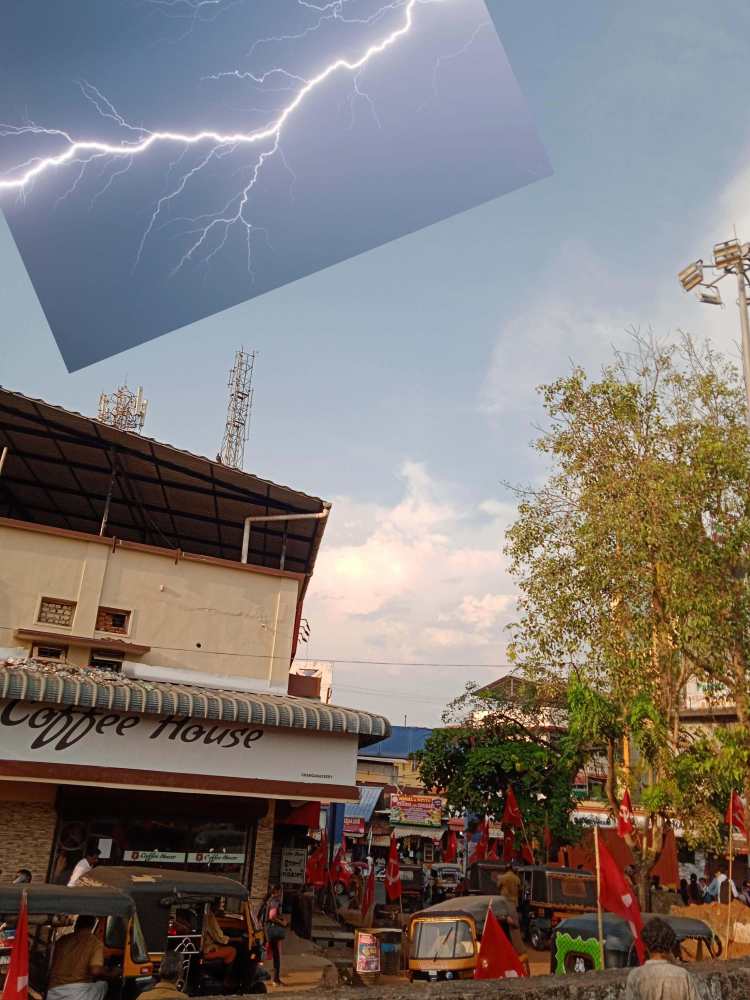
#> input picture image_with_metadata.jpeg, 3000 x 4000 px (shown at 1/4 size)
$ python -i helper.py   (imports and definitions only)
#> lines starting #> are read from the running program, lines starting #| are printed output that depends on the picture
import os
import cv2
from PIL import Image, ImageChops, ImageEnhance
import numpy as np

def convert_to_ela_image(path, quality):
#> called with path = 'image_with_metadata.jpeg', quality = 90
    temp_filename = 'temp_file_name.jpg'
    ela_filename = 'temp_ela.png'
    image = Image.open(path).convert('RGB')
#> image is the input picture: PIL image 3000x4000 RGB; mean R, G, B 127.5, 120.3, 117
    image.save(temp_filename, 'JPEG', quality = quality)
    temp_image = Image.open(temp_filename)

    ela_image = ImageChops.difference(image, temp_image)

    extrema = ela_image.getextrema()
#> extrema = ((0, 8), (0, 6), (0, 9))
    max_diff = sum([ex[1] for ex in extrema])/3
#> max_diff = 7.67
    if max_diff == 0:
        max_diff = 1

    scale = 255.0 / max_diff
#> scale = 33.26
    ela_image = ImageEnhance.Brightness(ela_image).enhance(scale)
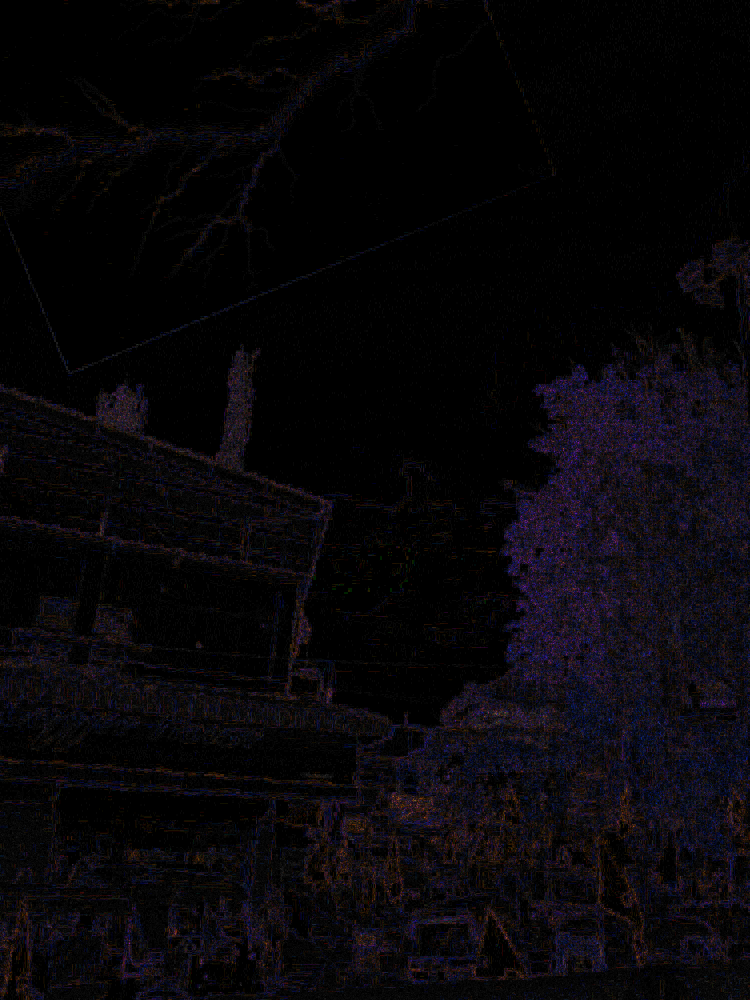
#> ela_image: PIL image 3000x4000 RGB (shown at 1/4 size); mean R, G, B 7.9, 6.2, 9.2

    return ela_image

def prepare_image_for_ela(image_path):
    ela_img = convert_to_ela_image(image_path, 90)
    img = np.array(ela_img.resize((128,128))).flatten() / 255.0
    img = img.reshape(128,128,3)
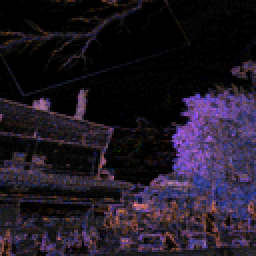
#> img: shape (128, 128, 3) float64 (shown 2 times larger); mean of channels 0, 1, 2 0.0311, 0.0241, 0.0361; drawn with min black and max white
    return np.expand_dims(img, axis=0),ela_img

def prerpare_img_for_weather(image_path):
    img = np.array(Image.open(image_path).convert('RGB').resize((128,128)))/255.0
    img = img.reshape(128,128,3)
    return np.expand_dims(img, axis=0)

>>> result = prepare_image_for_ela('image_with_metadata.jpeg')

$ run again, on Tp_D_CNN_M_N_ani00052_ani00054_11130.jpg
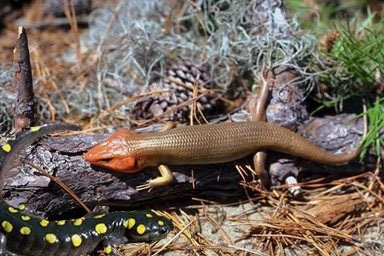
#> input picture Tp_D_CNN_M_N_ani00052_ani00054_11130.jpg, 384 x 256 px
#> in convert_to_ela_image, image is the input picture: PIL image 384x256 RGB; mean R, G, B 114.4, 101.7, 90.8
#> extrema = ((0, 22), (0, 13), (0, 31))
#> max_diff = 22
#> scale = 11.59
#> in convert_to_ela_image, `ela_image = ImageEnhance.Brightness(ela_image).enhance(scale)`:
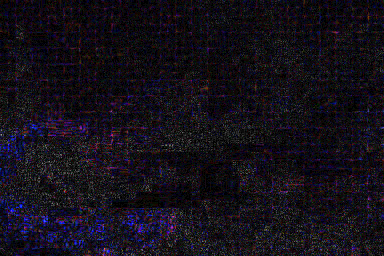
#> ela_image: PIL image 384x256 RGB; mean R, G, B 20, 15.8, 25
#> in prepare_image_for_ela, `img = img.reshape(128,128,3)`:
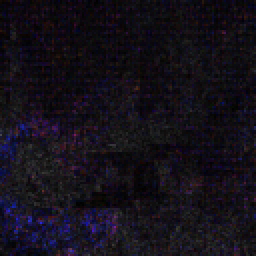
#> img: shape (128, 128, 3) float64 (shown 2 times larger); mean of channels 0, 1, 2 0.0786, 0.062, 0.098; drawn as R, G, B

$ run again, on Tp_D_CNN_M_N_ani00057_ani00055_11149.jpg
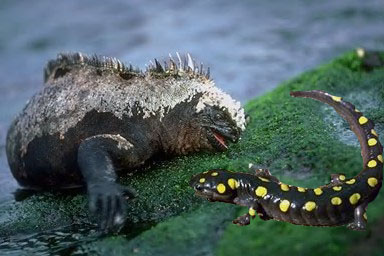
#> input picture Tp_D_CNN_M_N_ani00057_ani00055_11149.jpg, 384 x 256 px
#> in convert_to_ela_image, image is the input picture: PIL image 384x256 RGB; mean R, G, B 79.6, 97.8, 99.1
#> extrema = ((0, 26), (0, 16), (0, 43))
#> max_diff = 28.33
#> scale = 9
#> in convert_to_ela_image, `ela_image = ImageEnhance.Brightness(ela_image).enhance(scale)`:
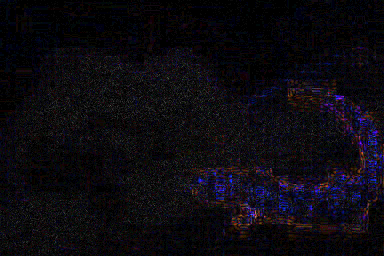
#> ela_image: PIL image 384x256 RGB; mean R, G, B 12.1, 9.8, 15.5
#> in prepare_image_for_ela, `img = img.reshape(128,128,3)`:
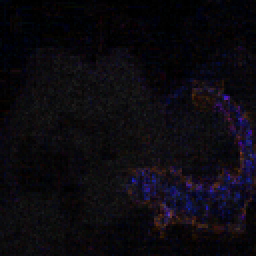
#> img: shape (128, 128, 3) float64 (shown 2 times larger); mean of channels 0, 1, 2 0.0475, 0.0384, 0.0609; drawn as R, G, B
